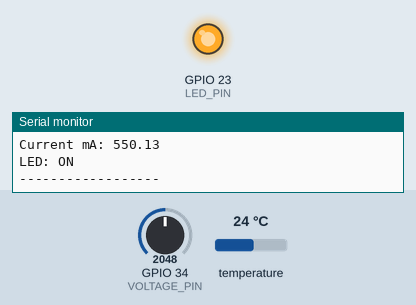
Recording of a sketch running on a simulated ESP32. On the bench: output pins drawn as LEDs (lit = HIGH), the last lines printed to the serial monitor. The test bench sets the inputs (shaded band); at power-on: GPIO 34 (VOLTAGE_PIN) = 2048, temperature 24 °C. WiFi joins after 1.5 s; servers stay silent unless stated.

Above: at 2.2 s.
2.3 s: GPIO 34 (VOLTAGE_PIN) set to 663
7.8 s: GPIO 34 (VOLTAGE_PIN) set to 585
At 9.8 s:
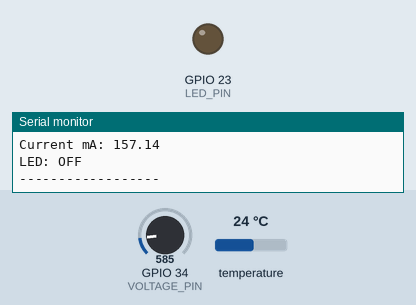
12.1 s: GPIO 34 (VOLTAGE_PIN) set to 1228
At 13.8 s:
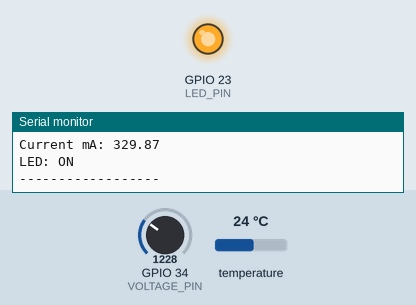
14.6 s: GPIO 34 (VOLTAGE_PIN) set to 491
At 16.5 s:
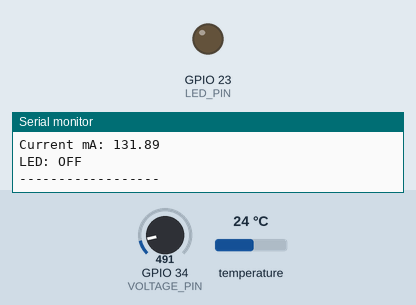
Timing chart, 0 to 18.0 s (numbered marks = the images above; inputs shaded):
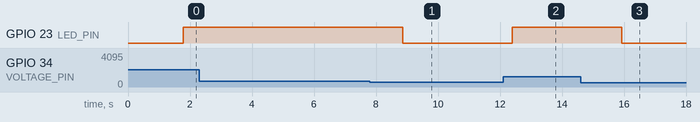

The sketch:

Thermovolt.ino
```cpp
#include "thingProperties.h"

#include <WiFi.h>
#include <OneWire.h>
#include <DallasTemperature.h>

// ================= PINS =================
#define VOLTAGE_PIN 34
#define LED_PIN 23
#define ONE_WIRE_BUS 5

// ================= DS18B20 =================
OneWire oneWire(ONE_WIRE_BUS);
DallasTemperature sensors(&oneWire);

// ================= CONSTANT =================
const float RESISTANCE = 3.0;
const float THRESHOLD = 0.5;

// ================= WIFI CHECK =================
unsigned long lastCheck = 0;
const unsigned long interval = 5000;

// ================= WIFI RECONNECT =================
void connectWiFi() {
  if (WiFi.status() == WL_CONNECTED) return;

  Serial.println("📡 WiFi reconnecting...");

  WiFi.disconnect();
  WiFi.begin();

  unsigned long start = millis();

  while (WiFi.status() != WL_CONNECTED && millis() - start < 8000) {
    delay(300);
    Serial.print(".");
  }

  if (WiFi.status() == WL_CONNECTED) {
    Serial.println("\n✅ WiFi Connected");
  } else {
    Serial.println("\n⚠️ WiFi reconnect failed");
  }
}

// ================= SETUP =================
void setup() {
  Serial.begin(115200);
  delay(1000);

  Serial.println("\n===== IOT SYSTEM START =====");

  pinMode(LED_PIN, OUTPUT);

  // IoT Cloud init
  initProperties();
  ArduinoCloud.begin(ArduinoIoTPreferredConnection);

  setDebugMessageLevel(2);
  ArduinoCloud.printDebugInfo();

  // DS18B20
  sensors.begin();

  Serial.println("🌡 DS18B20 READY");
  Serial.println("⚡ ADC READY");
  Serial.println("💡 LED READY");

  Serial.println("===========================");
}

// ================= LOOP =================
void loop() {
  ArduinoCloud.update();

  // ================= WIFI CHECK =================
  if (millis() - lastCheck > interval) {
    lastCheck = millis();

    if (WiFi.status() != WL_CONNECTED) {
      Serial.println("❌ WiFi lost");
      connectWiFi();
    } else {
      Serial.println("📶 WiFi OK");
    }
  }

  // ================= DS18B20 =================
  sensors.requestTemperatures();
  float temp = sensors.getTempCByIndex(0);

  if (temp != -127.0 && temp != 85.0) {
    temperature = temp;
  }

  // ================= VOLTAGE READ =================
  int raw = analogRead(VOLTAGE_PIN);
  float voltage = (raw / 4095.0) * 3.3;

  adcVoltage = voltage;

  // ================= CURRENT CALCULATION =================
  float current = voltage / RESISTANCE;
  current_mA = current * 1000.0;

  // ================= LED LOGIC =================
  bool ledStateLocal = (voltage >= THRESHOLD);

  digitalWrite(LED_PIN, ledStateLocal ? HIGH : LOW);
  ledState = ledStateLocal;

  // ================= SERIAL DEBUG =================
  Serial.println("------ DATA ------");
  Serial.print("Temp: "); Serial.println(temp);
  Serial.print("Voltage: "); Serial.println(voltage);
  Serial.print("Current mA: "); Serial.println(current_mA);
  Serial.print("LED: "); Serial.println(ledStateLocal ? "ON" : "OFF");
  Serial.println("------------------\n");

  delay(1000);
}
```

arduino_secrets.h
```cpp
#define SECRET_DEVICE_KEY "5!e4WoUGO0rRsuUg8AFzmzVp8"
#define SECRET_OPTIONAL_PASS "1122334455"
#define SECRET_SSID "Aryan"
```

thingProperties.h
```cpp
// Code generated by Arduino IoT Cloud, DO NOT EDIT.

#include <ArduinoIoTCloud.h>
#include <Arduino_ConnectionHandler.h>
#include "arduino_secrets.h"
const char DEVICE_LOGIN_NAME[]  = "75edc523-de37-43a6-92b9-c6217c9f0317";

const char SSID[]               = SECRET_SSID;    // Network SSID (name)
const char PASS[]               = SECRET_OPTIONAL_PASS;    // Network password (use for WPA, or use as key for WEP)
const char DEVICE_KEY[]  = SECRET_DEVICE_KEY;    // Secret device password


float adcVoltage;
float current_mA;
float temperature;
bool ledState;

void initProperties(){

  ArduinoCloud.setBoardId(DEVICE_LOGIN_NAME);
  ArduinoCloud.setSecretDeviceKey(DEVICE_KEY);
  ArduinoCloud.addProperty(adcVoltage, READ, ON_CHANGE, NULL);
  ArduinoCloud.addProperty(current_mA, READ, ON_CHANGE, NULL);
  ArduinoCloud.addProperty(temperature, READ, ON_CHANGE, NULL);
  ArduinoCloud.addProperty(ledState, READ, ON_CHANGE, NULL);

}

WiFiConnectionHandler ArduinoIoTPreferredConnection(SSID, PASS);
```

Measured:
- the behaviour switches between 621 and 620 on GPIO 34 (VOLTAGE_PIN) (found by bisection; images 0 and 1)
- after the input at 7.8 s, GPIO 23 (LED_PIN): HIGH → LOW after 1.1 s
- after the input at 12.1 s, GPIO 23 (LED_PIN): LOW → HIGH after 0.29 s
- after the input at 14.6 s, GPIO 23 (LED_PIN): HIGH → LOW after 1.3 s
